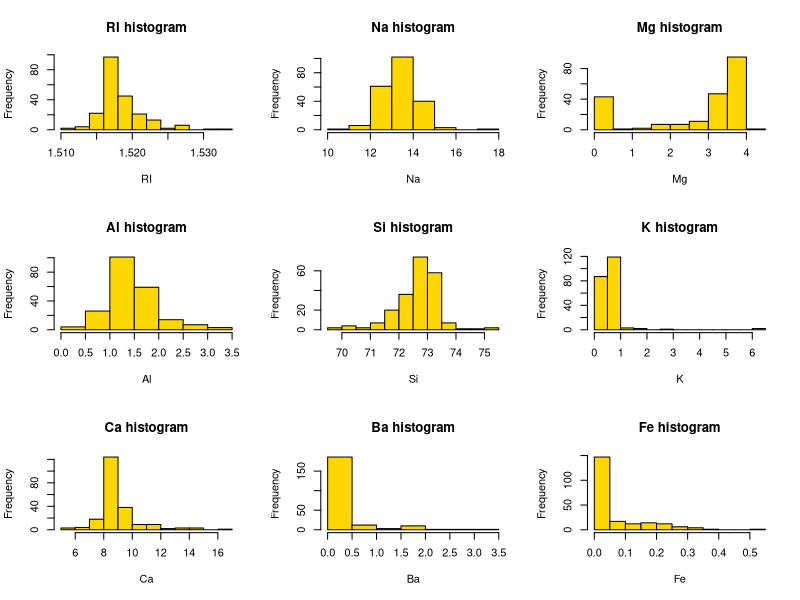
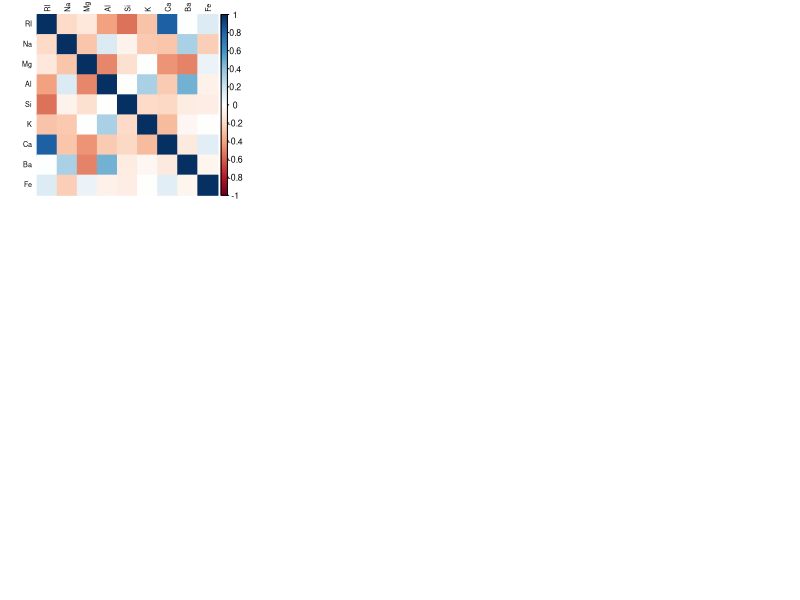
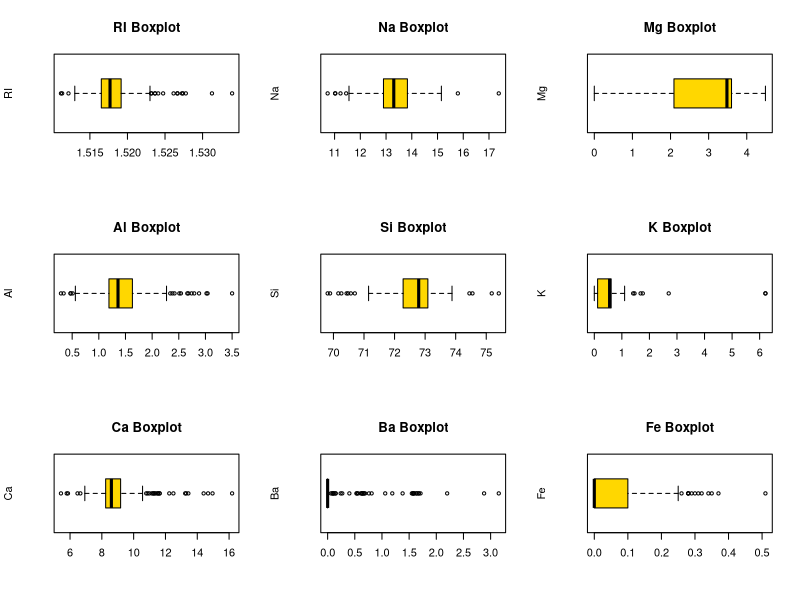

These figures' R source, in order:
install.packages("mlbench")
install.packages("ggplot2")
install.packages("corrplot")
install.packages("caret")
install.packages("lattice")
install.packages("e1071")

library(ggplot2)
library(corrplot)
library(caret)
library(lattice)
library(e1071)
library(mlbench)

data(Glass)
str(Glass)
View(Glass)

#3.1(a)
##### Histograms #####

Ghist <- Glass[,1:9]
par(mfrow = c(3, 3))
for (i in 1:ncol(Ghist))
{
  hist(Ghist[ ,i], xlab = names(Ghist[i]), main = paste(names(Ghist[i]), "histogram"), col="gold")  
}

##### Correlation of Each Predictor #####

corrGlass <- round(cor(Glass[1:9]), 3)
corrplot(corrGlass, method = "color", tl.col = "black", tl.cex = 0.65)

#3.1(b)
##### BoxPlots #####

Gbox <- Glass[,1:9]
par(mfrow = c(3, 3))
for (i in 1:ncol(Gbox)) 
{
  boxplot(Gbox[ ,i], ylab = names(Gbox[i]), horizontal=T,
          main = paste(names(Gbox[i]), "Boxplot"), col="gold")
}

#3.1(c) 
##### Box-Cox transformation #####

boxcox = function(y){
  B = BoxCoxTrans(y)
  u = predict( B, y )
  skewness(u) 
}

apply( Glass[,-10], 2, skewness)

apply( Glass[,-10], 2, boxcox )

##### Adding values to increase the transformation #####

Glass$K=Glass$K+0.000001
Glass$Ba=Glass$Ba+0.000001
Glass$Fe=Glass$Fe+0.000001

apply( Glass[,-10], 2, boxcox )

###### 3.2 ######
data(Soybean)

##### 3.2(a) #####
##### Finding the predictors with zero variance #####
X=nearZeroVar( Soybean )
colnames( Soybean )[ X ]

##### 3.2(b) #####
##### Finding the Missing Data #####
Soybean=Soybean[,-X]
table(Soybean$Class, complete.cases(Soybean))

